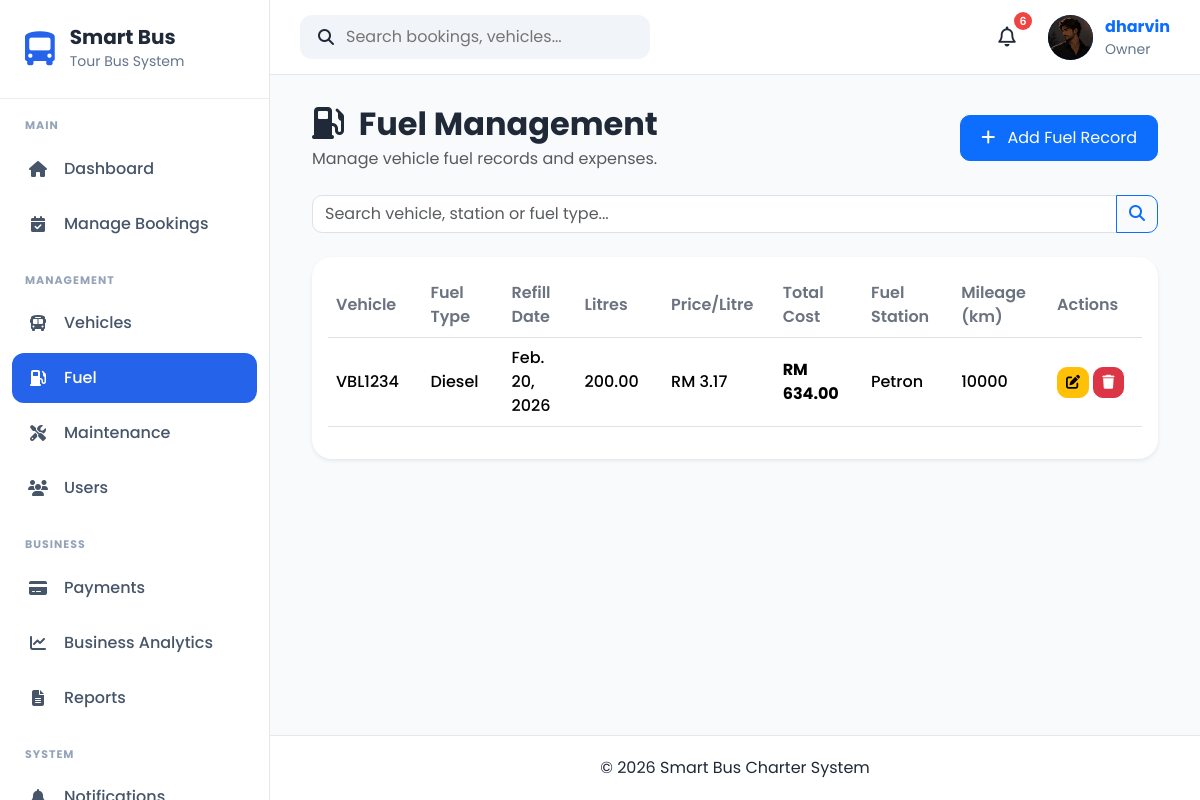
Page /fuel/ (signed in) on the committed database.
### apps/accounts/models.py (models this page shows, shortened)
class UserProfile(models.Model):
    OWNER = "Owner"
    ADMIN = "Admin"
    DRIVER = "Driver"
    CUSTOMER = "Customer"
    ROLE_CHOICES = [
        (OWNER, "Owner"),
        (ADMIN, "Admin"),
        (DRIVER, "Driver"),
        (CUSTOMER, "Customer"),
    ]
    GENDER_CHOICES = [
        ("Male", "Male"),
        ("Female", "Female"),
        ("Other", "Other"),
    ]
    user = models.OneToOneField(
        User,
        on_delete=models.CASCADE,
        related_name="profile"
    )
    role = models.CharField(
        max_length=20,
        choices=ROLE_CHOICES,
        default=CUSTOMER
    )
    phone = models.CharField(
        max_length=20,
        blank=True
    )
    address = models.TextField(
        blank=True
    )
    city = models.CharField(
        max_length=100,
        blank=True
    )
    state = models.CharField(
        max_length=100,
        blank=True
    )
    postcode = models.CharField(
        max_length=20,
        blank=True
    )
    country = models.CharField(
        max_length=100,
        default="Malaysia"
    )
    gender = models.CharField(
        max_length=10,
        choices=GENDER_CHOICES,
        blank=True
    )
    profile_picture = models.ImageField(
        upload_to="profile_pictures/",
        blank=True,
        null=True
    )
    must_change_password = models.BooleanField(default=False)
    created_at = models.DateTimeField(
        auto_now_add=True
    )
    updated_at = models.DateTimeField(
        auto_now=True
    )

### apps/fuel/models.py (models this page shows, shortened)
class Fuel(models.Model):
    FUEL_TYPE_CHOICES = [
        ("Diesel", "Diesel"),
        ("Petrol", "Petrol"),
    ]
    vehicle = models.ForeignKey(
        Vehicle,
        on_delete=models.CASCADE,
        related_name="fuel_records",
    )
    fuel_type = models.CharField(
        max_length=20,
        choices=FUEL_TYPE_CHOICES,
    )
    refill_date = models.DateField()
    litres = models.DecimalField(
        max_digits=8,
        decimal_places=2,
    )
    price_per_litre = models.DecimalField(
        max_digits=8,
        decimal_places=2,
    )
    total_cost = models.DecimalField(
        max_digits=10,
        decimal_places=2,
    )
    fuel_station = models.CharField(
        max_length=150,
    )
    mileage = models.PositiveIntegerField(
        help_text="Vehicle mileage during refill (km)"
    )
    remarks = models.TextField(
        blank=True,
    )
    created_at = models.DateTimeField(
        default=timezone.now,
    )
    updated_at = models.DateTimeField(
        auto_now=True,
    )
    class Meta:
        ordering = [
            "-refill_date",
            "-created_at",
        ]

### apps/vehicles/models.py (models this page shows, shortened)
class Vehicle(models.Model):
    STATUS_CHOICES = [
        ("Available", "Available"),
        ("Booked", "Booked"),
        ("Maintenance", "Maintenance"),
        ("Inactive", "Inactive"),
    ]
    BUS_TYPE_CHOICES = [
        ("Mini Bus", "Mini Bus"),
        ("Standard Bus", "Standard Bus"),
        ("VIP Coach", "VIP Coach"),
    ]
    registration_number = models.CharField(
        max_length=20,
        unique=True
    )
    vehicle_name = models.CharField(
        max_length=100
    )
    bus_type = models.CharField(
        max_length=30,
        choices=BUS_TYPE_CHOICES
    )
    seat_capacity = models.PositiveIntegerField()
    manufacture_year = models.PositiveIntegerField()
    insurance_expiry = models.DateField()
    road_tax_expiry = models.DateField()
    status = models.CharField(
        max_length=20,
        choices=STATUS_CHOICES,
        default="Available"
    )
    image = models.ImageField(
        upload_to="vehicles/",
        blank=True,
        null=True
    )
    created_at = models.DateTimeField(auto_now_add=True)
    updated_at = models.DateTimeField(auto_now=True)

### apps/fuel/views.py (the view)
@admin_required
def fuel_list(request):
    search = request.GET.get("search", "")
    fuels = Fuel.objects.select_related(
        "vehicle"
    ).order_by("-refill_date")
    if search:
        fuels = fuels.filter(
            Q(vehicle__registration_number__icontains=search) |
            Q(fuel_station__icontains=search)
        )
    paginator = Paginator(fuels, 10)
    page_number = request.GET.get("page")
    page_obj = paginator.get_page(page_number)
    return render(
        request,
        "fuel/fuel_list.html",
        {
            "page_obj": page_obj,
            "fuels": page_obj,
            "search": search,
            "is_paginated": page_obj.has_other_pages(),
        }
    )

### apps/accounts/context_processors.py (called while the page is built)
def user_role(request):
    role = None
    if request.user.is_authenticated:
        try:
            role = request.user.profile.role
        except Exception:
            role = None
    return {
        "user_role": role
    }

### apps/notifications/context_processors.py (called while the page is built)
def notification_context(request):
    if not request.user.is_authenticated:
        return {}
    notifications = (
        NotificationRecipient.objects
        .filter(user=request.user)
        .select_related("notification")
        .order_by("-notification__created_at")[:5]
    )
    unread_count = (
        NotificationRecipient.objects
        .filter(
            user=request.user,
            is_read=False
        )
        .count()
    )
    return {
        "navbar_notifications": notifications,
        "unread_notifications": unread_count,
    }

### templates/fuel/fuel_list.html (shortened to what this page needs)
{% extends "crud/base_list.html" %}
{% block header_title %}
<i class="fas fa-gas-pump me-2"></i>
Fuel Management
{% endblock %}
{% block header_subtitle %}
Manage vehicle fuel records and expenses.
{% endblock %}
{% block add_button %}
<a href="{% url 'fuel:fuel_create' %}" class="btn btn-primary">
    <i class="fas fa-plus me-2"></i>
    Add Fuel Record
</a>
{% endblock %}
{% block search %}
<form method="GET" class="mb-4">
    <div class="input-group">
        <input
            type="text"
            name="search"
            class="form-control"
            placeholder="Search vehicle, station or fuel type..."
            value="{{ search }}">
        <button class="btn btn-outline-primary" type="submit">
            <i class="fas fa-search"></i>
        </button>
    </div>
</form>
{% endblock %}
{% block table %}
<table class="table table-hover align-middle">
    <thead>
        <tr>
            <th>Vehicle</th>
            <th>Fuel Type</th>
            <th>Refill Date</th>
            <th>Litres</th>
            <th>Price/Litre</th>
            <th>Total Cost</th>
            <th>Fuel Station</th>
            <th>Mileage (km)</th>
            <th width="170">Actions</th>
        </tr>
    </thead>
    <tbody>
    {% for fuel in fuels %}
        <tr>
            <td>{{ fuel.vehicle.registration_number }}</td>
            <td>{{ fuel.fuel_type }}</td>
            <td>{{ fuel.refill_date }}</td>
            <td>{{ fuel.litres }}</td>
            <td>RM {{ fuel.price_per_litre }}</td>
            <td>
                <strong>RM {{ fuel.total_cost }}</strong>
            </td>
            <td>{{ fuel.fuel_station }}</td>
            <td>{{ fuel.mileage }}</td>
            <td>
                <a href="{% url 'fuel:fuel_update' fuel.pk %}"
                   class="btn btn-warning btn-sm">
                    <i class="fas fa-edit"></i>
                </a>
                <a href="{% url 'fuel:fuel_delete' fuel.pk %}"
                   class="btn btn-danger btn-sm">
                    <i class="fas fa-trash"></i>
                </a>
            </td>
        </tr>
    {% endfor %}
    </tbody>
</table>
{% endblock %}

### templates/components/navbar.html (shortened to what this page needs)
{% load static %}
<nav class="navbar-custom">
    <div class="navbar-left">
        <div class="search-box">
            <i class="fa-solid fa-magnifying-glass"></i>
            <input
                type="text"
                placeholder="Search bookings, vehicles..."
            >
        </div>
    </div>
    <div class="navbar-right">
            <div class="notification-icon">
                <button
                    class="notification-btn"
                    id = "notificationBtn">
                    <i class="fa-regular fa-bell"></i>
                    <span
                        class="notification-count"
                        id="notificationCount"
                         {% if unread_notifications == 0 %}style="display:none;"{% endif %}>
                        {{ unread_notifications }}
                    </span>
                </button>
            </div>
        <a href="{% url 'accounts:profile' %}" class="profile-link">
            <div class="profile-menu">
                {% if request.user.profile.profile_picture %}
                    <img
                        src="{{ request.user.profile.profile_picture.url }}"
                        alt="Profile Picture"
                        class="profile-avatar profile-image"
                    >
                {% else %}
                    <div class="profile-avatar">
                        {{ request.user.username|first|upper }}
                    </div>
                {% endif %}
                <div class="profile-info">
                    <strong>{{ request.user.username }}</strong>
                    <small>
                        {{ request.user.profile.role|default:"User" }}
                    </small>
                </div>
            </div>
        </a>
    </div>
</nav>

### static/css/base.css (style rules this page uses)
* { margin:0; padding:0; box-sizing:border-box; font-family:'Poppins',sans-serif; }
body { background:#F8FAFC; color:#1F2937; overflow-x:hidden; }
a { text-decoration:none; }

### static/css/layout.css (style rules this page uses)
.navbar-custom { height:75px; background:#ffffff; display:flex; justify-content:space-between; align-items:center; padding:0 30px; border-bottom:1px solid #E5E7EB; }
.navbar-left { display:flex; align-items:center; gap:20px; }
.search-box { display:flex; align-items:center; gap:12px; background:#F1F5F9; padding:10px 18px; border-radius:12px; width:350px; }
.search-box input { border:none; background:none; width:100%; outline:none; }
.navbar-right { display:flex; align-items:center; gap:20px; }
.notification-btn { position:relative; width:42px; height:42px; border:none; border-radius:50%; background:#fff; display:flex; justify-content:center; align-items:center; cursor:pointer; z-index:2000; }
.notification-icon { position:relative; z-index:2000; }
.notification-count { position:absolute; top:-4px; right:-4px; width:18px; height:18px; border-radius:50%; background:#ef4444; color:#fff; font-size:11px; font-weight:600; display:flex; justify-content:center; align-items:center; }
.profile-menu { display:flex; align-items:center; gap:12px; }
.profile-avatar { width:45px; height:45px; background:#2563EB; color:white; border-radius:50%; display:flex; justify-content:center; align-items:center; font-weight:700; }
.profile-info { display:flex; flex-direction:column; }
.profile-info small { color:#64748B; }

### static/css/components.css (style rules this page uses)
.notification-btn i { font-size:20px; color:#1f2937; }

### static/css/crud.css (style rules this page uses)
.table thead { background:#0d6efd; color:white; }
.table th { vertical-align:middle; }
.table td { vertical-align:middle; }
.btn { border-radius:10px; }
.form-control, .form-select { border-radius:10px; }

### static/css/profile.css (style rules this page uses)
.table th { width:220px; color:#6b7280; font-weight:600; }
.table td { font-weight:500; }
.btn-primary { border-radius:10px; padding:10px 20px; }

### rows in the picture
Fuel: vehicle.registration_number "VBL1234", fuel_type "Diesel", refill_date "Feb. 20, 2026", litres "200.00", price_per_litre "3.17", total_cost "634.00", fuel_station "Petron", mileage "10000"

### other values in the picture
{{ unread_notifications }} "6"
{{ request.user.username }} "dharvin"
{{ request.user.profile.role|default:"User" }} "Owner"
